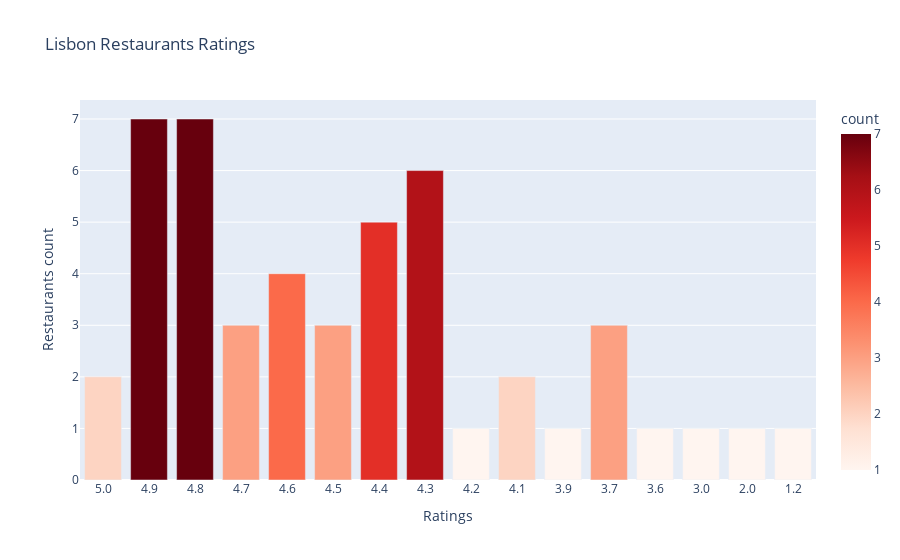

The notebook cell saved with this chart:
### Markdown cell above
------------------------------------------------------------------------------------------------
## Restaurants ratings

### Code cell
from utils import lisbon_rest

df_r = lisbon_hotels() 

# Count hotels per rating
rating_counts = df_r["rating"].value_counts().reset_index()
rating_counts.columns = ["rating", "count"]

# Sort ratings from high to low
rating_counts = rating_counts.sort_values("rating", ascending=False)

# Convert rating column to categorical with descending order
rating_counts["rating"] = rating_counts["rating"].astype(str)
rating_counts["rating"] = pd.Categorical(
    rating_counts["rating"],
    categories=rating_counts["rating"].tolist(),  # maintain descending order
    ordered=True
)

# Plot 
fig = px.bar(
    rating_counts,
    x="rating",
    y="count",
    color="count",
    color_continuous_scale="Reds",
    title="Lisbon Restaurants Ratings" \
)

fig.update_layout(
    xaxis_title="Ratings",
    yaxis_title="Restaurants count"
)

fig.show()

### Figure 1 — Plotly figure (JSON) as saved in the notebook; plotly's stock layout.template omitted (floating-point values rounded to 4 significant figures)
{"data": [{"hovertemplate": "rating=%{x}<br>count=%{marker.color}<extra></extra>", "legendgroup": "", "marker": {"color": [2, 7, 7, 3, 4, 3, 5, 6, 1, 2, 1, 3, 1, 1, 1, 1], "coloraxis": "coloraxis", "pattern": {"shape": ""}}, "name": "", "orientation": "v", "showlegend": false, "textposition": "auto", "type": "bar", "x": ["5.0", "4.9", "4.8", "4.7", "4.6", "4.5", "4.4", "4.3", "4.2", "4.1", "3.9", "3.7", "3.6", "3.0", "2.0", "1.2"], "xaxis": "x", "y": [2, 7, 7, 3, 4, 3, 5, 6, 1, 2, 1, 3, 1, 1, 1, 1], "yaxis": "y"}], "layout": {"barmode": "relative", "coloraxis": {"colorbar": {"title": {"text": "count"}}, "colorscale": [[0, "rgb(255,245,240)"], [0.125, "rgb(254,224,210)"], [0.25, "rgb(252,187,161)"], [0.375, "rgb(252,146,114)"], [0.5, "rgb(251,106,74)"], [0.625, "rgb(239,59,44)"], [0.75, "rgb(203,24,29)"], [0.875, "rgb(165,15,21)"], [1, "rgb(103,0,13)"]]}, "legend": {"tracegroupgap": 0}, "title": {"text": "Lisbon Restaurants Ratings"}, "xaxis": {"anchor": "y", "domain": [0, 1], "title": {"text": "Ratings"}}, "yaxis": {"anchor": "x", "domain": [0, 1], "title": {"text": "Restaurants count"}}}}
